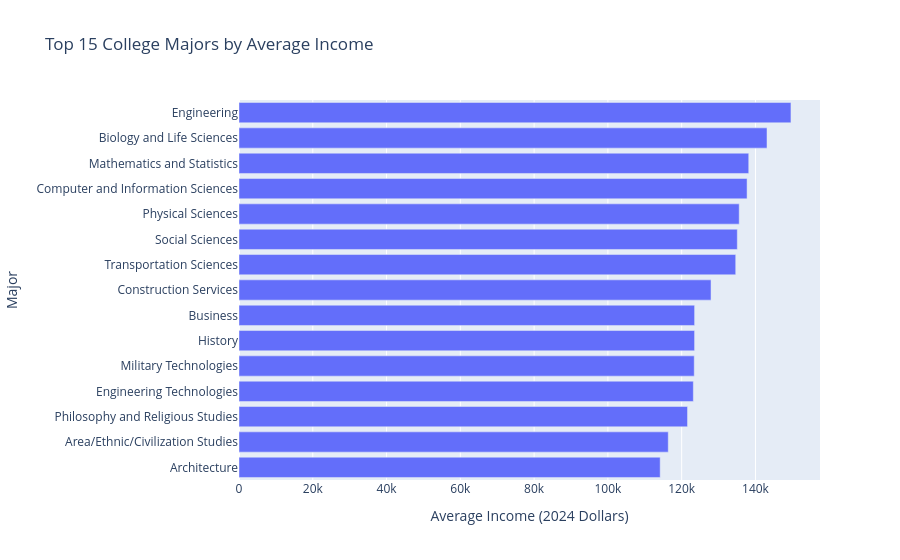

Write notebook code for a chart like this one.
### Code cell
# Major earnings bar chart
major_income = (
    df.dropna(subset=["Major"])
    .groupby("Major")
    .apply(lambda x: weighted_mean(x, "Income (2024 Dollars)"))
    .reset_index(name="Income")
    .sort_values("Income", ascending=False)
)

top_majors = major_income.head(15)

fig = px.bar(
    top_majors,
    x="Income",
    y="Major",
    orientation="h",
    title="Top 15 College Majors by Average Income",
    labels={"Income": "Average Income (2024 Dollars)"}
)

fig.update_layout(yaxis={"categoryorder": "total ascending"})
fig.show()

### Figure 1 — Plotly figure (JSON) as saved in the notebook; plotly's stock layout.template omitted (floating-point values rounded to 4 significant figures)
{"data": [{"hovertemplate": "Average Income (2024 Dollars)=%{x}<br>Major=%{y}<extra></extra>", "legendgroup": "", "marker": {"color": "#636efa", "pattern": {"shape": ""}}, "name": "", "orientation": "h", "showlegend": false, "textposition": "auto", "type": "bar", "x": [149600.0, 143100.0, 138200.0, 137700.0, 135600.0, 135100.0, 134600.0, 128000.0, 123500.0, 123500.0, 123400.0, 123200.0, 121600.0, 116400.0, 114200.0], "xaxis": "x", "y": ["Engineering", "Biology and Life Sciences", "Mathematics and Statistics", "Computer and Information Sciences", "Physical Sciences", "Social Sciences", "Transportation Sciences", "Construction Services", "Business", "History", "Military Technologies", "Engineering Technologies", "Philosophy and Religious Studies", "Area/Ethnic/Civilization Studies", "Architecture"], "yaxis": "y"}], "layout": {"barmode": "relative", "legend": {"tracegroupgap": 0}, "title": {"text": "Top 15 College Majors by Average Income"}, "xaxis": {"anchor": "y", "domain": [0, 1], "title": {"text": "Average Income (2024 Dollars)"}}, "yaxis": {"anchor": "x", "categoryorder": "total ascending", "domain": [0, 1], "title": {"text": "Major"}}}}
